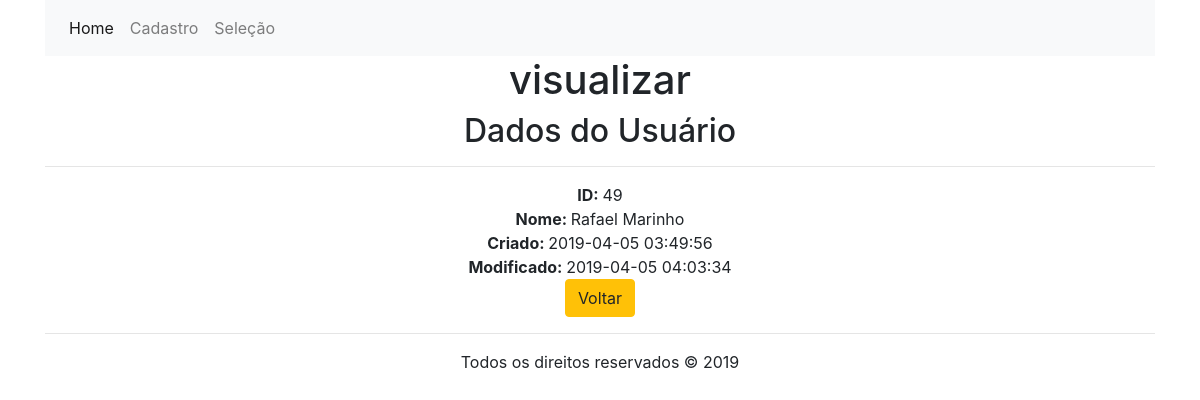
Screenshot of /visualizar.php?id=49 with the database file from the repository.
### tables this page shows
CREATE TABLE `usuarios` (
  `id` int(11) NOT NULL,
  `nome` varchar(50) NOT NULL,
  `criado` datetime DEFAULT NULL,
  `modificado` datetime DEFAULT NULL
);

### class/ClassConexao.php (called while the page is built)
<?php
	abstract class ClassConexao{
		protected function conectaDB(){
			try{
				$con = new PDO("mysql:host=localhost;dbname=crud2","root","");
				return $con;
			}catch(PDOExeption $erro){
				return $erro->getmessage();
			}
		}
	}
?>

### class/ClassCrud.php (called while the page is built, shortened)
<?php
include ("ClassConexao.php");
class ClassCrud extends ClassConexao{
	private $crud;
	private $contador;
	private function preparedStatements($query, $parametros){
		$this->crud=$this->conectaDB()->prepare($query);
		if($this->contador > 0){
            for($i=1; $i <= $this->contador; $i++){
                $this->crud->bindValue($i,$parametros[$i-1]);
            }
        }
		$this->crud->execute();
	}
	private function countParametros($parametros){
		$this->contador = count($parametros);
	}
	public function selectDB($campo, $tabela , $condicao , $parametros){
	    $this->preparedStatements("select {$campo} from {$tabela} {$condicao}" , $parametros);
	    return $this->crud;
	}
}

### visualizar.php (the view, shortened to what this page needs)
<?php
	include "includes/header.php";
	include "class/ClassCrud.php";
?>
<div class="content">
<h1>visualizar</h1>
	 <?php
	 	$crud = new ClassCrud();
	 	$idUser = filter_input(INPUT_GET, 'id', FILTER_SANITIZE_SPECIAL_CHARS);
	 	$bFetch = $crud->selectDB(
	 		"*",
	 		"usuarios",
	 		"where id=?",
	 		array($idUser)
	 	);
	 	$fetch = $bFetch->fetch(PDO::FETCH_ASSOC);
	 ?>
	 <h2>Dados do Usuário</h2><hr>
	 <strong>ID: </strong><?php echo $fetch['id']; ?><br>
	 <strong>Nome: </strong><?php echo $fetch['nome']; ?><br>
	 <strong>Criado: </strong><?php echo $fetch['criado']; ?><br>
	 <strong>Modificado: </strong><?php echo $fetch['modificado']; ?><br>
	 <button type="button" class="btn btn-warning"  onClick="history.go(-1)">Voltar</button>
</div>
<?php include "includes/footer.php";?>

### rows the page displays
usuarios: id "49", nome "Rafael Marinho", criado "2019-04-05 03:49:56", modificado "2019-04-05 04:03:34"
